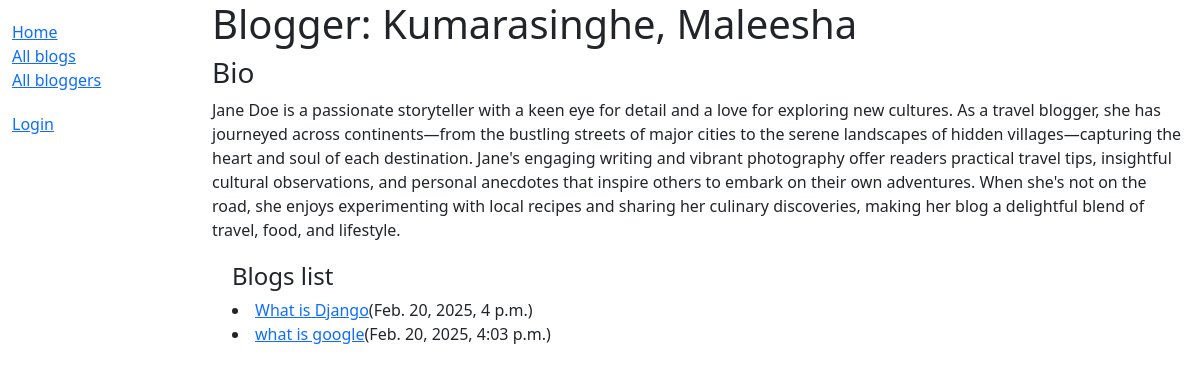
The page /blog/bloggers/1 on the database its author committed.
### blog/models.py (models this page shows, shortened)
class Blogger(models.Model):
    first_name = models.CharField(max_length=100)
    last_name = models.CharField(max_length=100)
    bio = models.TextField(
        blank=True,
        help_text="Enter a brief biography of the blogger"
    )
    date_of_birth = models.DateField(null=True, blank=True)
    date_of_death = models.DateField('Died', null=True, blank=True)
    class Meta:
        ordering = ['last_name', 'first_name']
    def __str__(self):
        return f'{self.last_name}, {self.first_name}'

class Blog(models.Model):
    title = models.CharField(max_length=200)
    blogger = models.ForeignKey(Blogger, on_delete=models.CASCADE)
    description = models.TextField(help_text="Enter the content of the blog post")
    post_date = models.DateTimeField(auto_now_add=True)
    def __str__(self):
        return self.title

### blog/views.py (the view)
# urls.py: path('bloggers/<int:pk>', views.BloggerDetailView.as_view(), name='blogger-detail'),
class BloggerDetailView(generic.DetailView):
    model = Blogger

### blog/templates/blog/blogger_detail.html
{% extends "base_generic.html" %}
{% block content %}
<h1>Blogger: {{ blogger }} </h1>
<h3>Bio</h3>
<p>{{blogger.bio}} </p>
<div style="margin-left:20px;margin-top:20px">
<h4>Blogs list</h4>
<dl>
    {% for blog in blogger.blog_set.all %}
      <li><a href="{% url 'blog-detail' blog.pk %}">{{blog}}</a>({{blog.post_date}})</li>
      {% empty %}
      <p>This author has no books.</p>
    {% endfor %}
    </dl>
</div>
{% endblock %}

### rows shown on the page
Blogger: bio "Jane Doe is a passionate storyteller with a keen eye for detail and a love for exploring new cultures. As a travel blogger, she has journeyed across continents—from the bustling streets of major cities to the serene landscapes of hidden villages—capturing the heart and soul of each destination. Jane's engaging writing and vibrant photography offer readers practical travel tips, insightful cultural observations, and personal anecdotes that inspire others to embark on their own adventures. When she's not on the road, she enjoys experimenting with local recipes and sharing her culinary discoveries, making her blog a delightful blend of travel, food, and lifestyle."
Blog: title "What is Django", post_date "Feb. 20, 2025, 4 p.m."
Blog: title "what is google", post_date "Feb. 20, 2025, 4:03 p.m."
